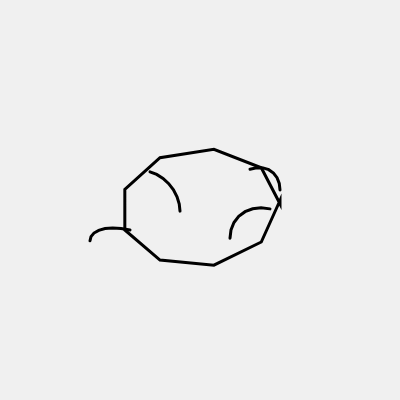
Frame 1 (no input)
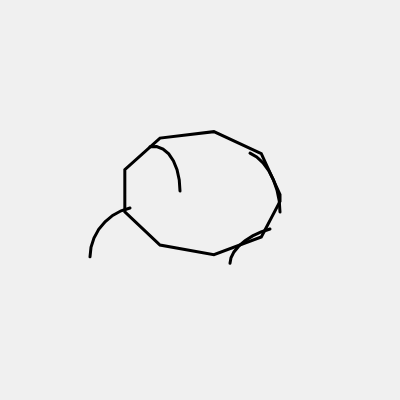
Frame 60 (no input)
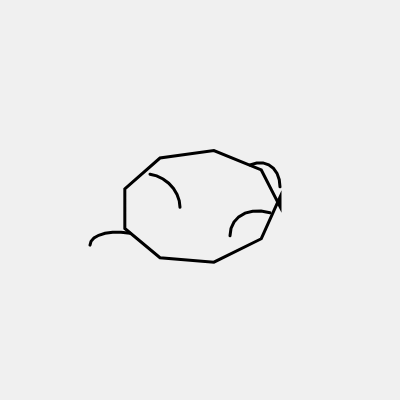
Frame 120 (the mouse pressed at the canvas centre since frame 60)

The p5.js sketch that drew these frames (run headless with seeded random() and noise() and a simulated clock; from frame 60 on, the mouse is pressed at the canvas centre):

// p5.js sketch
// ── sketch.js
let horseBody, frontLeg1, frontLeg2, backLeg1, backLeg2;
let phase = 0;

function setup() {
  createCanvas(400, 400);
  noFill();
  strokeWeight(3);
  
  // Precompute paths for the horse parts using Bézier curves
  horseBody = [];
  for (let i = 0; i < 10; i++) {
    let t = map(i, 0, 9, 0, TWO_PI);
    let x = 200 + 80 * cos(t);
    let y = 200 + 60 * sin(t);
    horseBody.push({x, y});
  }

  frontLeg1 = [];
  for (let i = 0; i < 8; i++) {
    let t = map(i, 0, 7, 0, PI/2);
    let x = 150 + 30 * cos(t);
    let y = 200 - 40 * sin(t);
    frontLeg1.push({x, y});
  }

  frontLeg2 = [];
  for (let i = 0; i < 8; i++) {
    let t = map(i, 0, 7, 0, PI/2);
    let x = 250 + 30 * cos(t);
    let y = 200 - 40 * sin(t);
    frontLeg2.push({x, y});
  }

  backLeg1 = [];
  for (let i = 0; i < 8; i++) {
    let t = map(i, 0, 7, PI/2, PI);
    let x = 130 + 40 * cos(t);
    let y = 250 - 30 * sin(t);
    backLeg1.push({x, y});
  }

  backLeg2 = [];
  for (let i = 0; i < 8; i++) {
    let t = map(i, 0, 7, PI/2, PI);
    let x = 270 + 40 * cos(t);
    let y = 250 - 30 * sin(t);
    backLeg2.push({x, y});
  }
}

function draw() {
  background(240);
  
  phase += 0.05;
  
  // Draw horse body
  beginShape();
  for (let i = 0; i < horseBody.length; i++) {
    let x = horseBody[i].x;
    let y = horseBody[i].y + sin(phase + i * 0.3) * 10;
    vertex(x, y);
  }
  endShape(CLOSE);
  
  // Draw front legs
  drawLeg(frontLeg1, phase + PI/4);
  drawLeg(frontLeg2, phase - PI/4);
  
  // Draw back legs
  drawLeg(backLeg1, phase + PI*3/4);
  drawLeg(backLeg2, phase - PI*3/4);
}

function drawLeg(legPoints, offset) {
  beginShape();
  for (let i = 0; i < legPoints.length; i++) {
    let x = legPoints[i].x;
    let y = legPoints[i].y + sin(offset + i * 0.2) * 15;
    vertex(x, y);
  }
  endShape();
}
